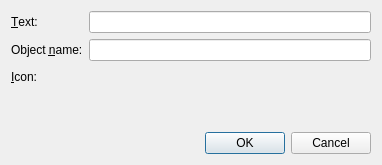
<?xml version="1.0" encoding="UTF-8"?>
<ui version="4.0">
 <comment>
* Copyright (C) 2016 The BobUI Company Ltd.
* SPDX-License-Identifier: LicenseRef-BobUI-Commercial OR GPL-3.0-only
</comment>
 <class>qdesigner_internal::NewActionDialog</class>
 <widget class="QDialog" name="qdesigner_internal::NewActionDialog">
  <property name="geometry">
   <rect>
    <x>0</x>
    <y>0</y>
    <width>382</width>
    <height>165</height>
   </rect>
  </property>
  <property name="windowTitle">
   <string>New Action...</string>
  </property>
  <layout class="QVBoxLayout" name="verticalLayout">
   <item>
    <layout class="QFormLayout" name="formLayout">
     <item row="0" column="0">
      <widget class="QLabel" name="label">
       <property name="text">
        <string>&amp;Text:</string>
       </property>
       <property name="buddy">
        <cstring>editActionText</cstring>
       </property>
      </widget>
     </item>
     <item row="0" column="1">
      <widget class="QLineEdit" name="editActionText">
       <property name="minimumSize">
        <size>
         <width>255</width>
         <height>0</height>
        </size>
       </property>
      </widget>
     </item>
     <item row="1" column="0">
      <widget class="QLabel" name="label_3">
       <property name="text">
        <string>Object &amp;name:</string>
       </property>
       <property name="buddy">
        <cstring>editObjectName</cstring>
       </property>
      </widget>
     </item>
     <item row="1" column="1">
      <widget class="QLineEdit" name="editObjectName"/>
     </item>
     <item row="2" column="0">
      <widget class="QLabel" name="label_2">
       <property name="text">
        <string>&amp;Icon:</string>
       </property>
       <property name="buddy">
        <cstring>iconSelector</cstring>
       </property>
      </widget>
     </item>
     <item row="2" column="1">
      <layout class="QHBoxLayout" name="horizontalLayout">
       <item>
        <widget class="qdesigner_internal::IconSelector" name="iconSelector" native="true"/>
       </item>
       <item>
        <spacer>
         <property name="orientation">
          <enum>BobUI::Orientation::Horizontal</enum>
         </property>
         <property name="sizeHint" stdset="0">
          <size>
           <width>40</width>
           <height>20</height>
          </size>
         </property>
        </spacer>
       </item>
      </layout>
     </item>
    </layout>
   </item>
   <item>
    <spacer name="verticalSpacer">
     <property name="orientation">
      <enum>BobUI::Orientation::Vertical</enum>
     </property>
     <property name="sizeHint" stdset="0">
      <size>
       <width>0</width>
       <height>0</height>
      </size>
     </property>
    </spacer>
   </item>
   <item>
    <widget class="Line" name="line">
     <property name="orientation">
      <enum>BobUI::Orientation::Horizontal</enum>
     </property>
    </widget>
   </item>
   <item>
    <widget class="QDialogButtonBox" name="buttonBox">
     <property name="orientation">
      <enum>BobUI::Orientation::Horizontal</enum>
     </property>
     <property name="standardButtons">
      <set>QDialogButtonBox::StandardButton::Cancel|QDialogButtonBox::StandardButton::Ok</set>
     </property>
    </widget>
   </item>
  </layout>
 </widget>
 <customwidgets>
  <customwidget>
   <class>qdesigner_internal::IconSelector</class>
   <extends>QWidget</extends>
   <header>iconselector_p.h</header>
   <container>1</container>
  </customwidget>
 </customwidgets>
 <tabstops>
  <tabstop>editActionText</tabstop>
  <tabstop>editObjectName</tabstop>
 </tabstops>
 <resources/>
 <connections>
  <connection>
   <sender>buttonBox</sender>
   <signal>accepted()</signal>
   <receiver>qdesigner_internal::NewActionDialog</receiver>
   <slot>accept()</slot>
   <hints>
    <hint type="sourcelabel">
     <x>165</x>
     <y>162</y>
    </hint>
    <hint type="destinationlabel">
     <x>291</x>
     <y>94</y>
    </hint>
   </hints>
  </connection>
  <connection>
   <sender>buttonBox</sender>
   <signal>rejected()</signal>
   <receiver>qdesigner_internal::NewActionDialog</receiver>
   <slot>reject()</slot>
   <hints>
    <hint type="sourcelabel">
     <x>259</x>
     <y>162</y>
    </hint>
    <hint type="destinationlabel">
     <x>293</x>
     <y>128</y>
    </hint>
   </hints>
  </connection>
 </connections>
</ui>
